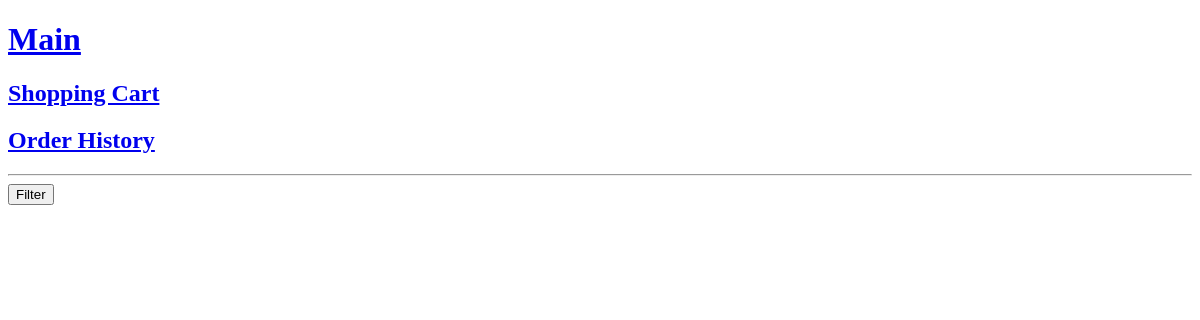
Page /specifications/7 on the earlier database version.
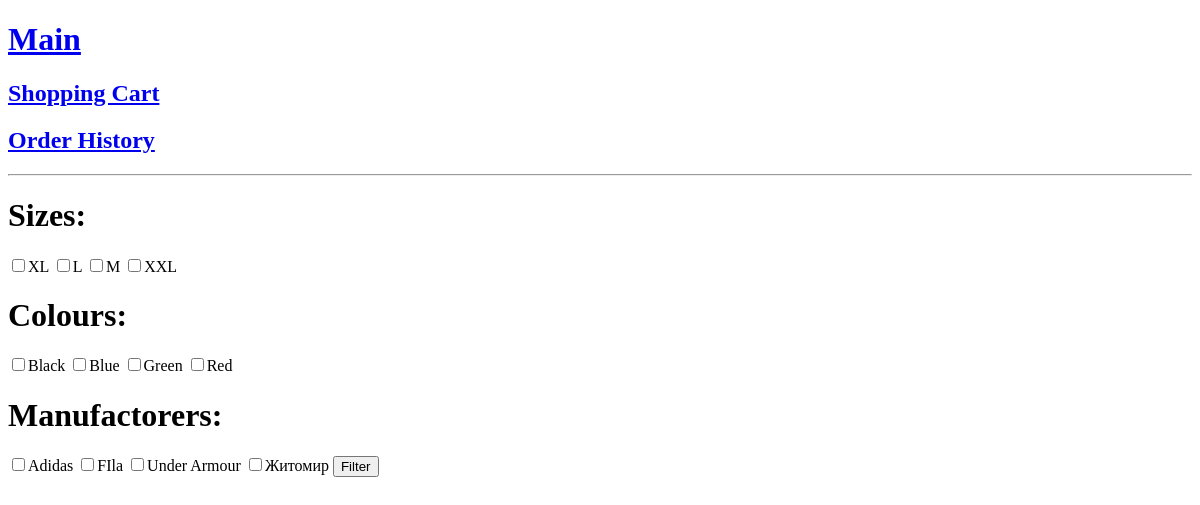
Same page on the later database version.
### specifications/models.py (models this page shows, shortened)
class SpecificationPreset(models.Model):
    name = models.CharField(max_length=516)
    category = models.ForeignKey('main.Category', on_delete=models.CASCADE, null=True, related_name='cat')
    is_filter = models.BooleanField(default=True)

### main/views.py (the view)
# urls.py: path('specifications/<int:id>', main_views.category_specs, name='specifications'),
def category_specs(request, id):
    category = Category.objects.get(id=id)
    return render(request, 'specifications.html', {'category': category})

### main/models.py (called while the page is built)
    def __str__(self):
        return self.name

### main/templatetags/specification_tags.py (called while the page is built)
@register.simple_tag
def get_specifications(name, cat):
    specs = Specification.objects.filter(name__name=name, name__category__name=cat).values('specification').distinct()
    return specs

@register.simple_tag(takes_context=True)
def get_specs_dictionary(context):
    res = {}
    request = context['request'].GET.copy()
    for key in request:
        if key != 'page' and key != 'q':
            res[f'{key}'] = request.getlist(f'{key}')
    return res

### templates/specifications.html
{% extends 'base/base.html' %}
{% load specification_tags %}
{% block content %}
    {% get_specs_dictionary as dict %}
    <form action="{% url 'category-products' category.id %}" method="get">
        {% for spec in category.cat.all %}
            {% if spec.is_filter %}
                <h1>{{ spec.name }}s:</h1>
                {% get_specifications spec.name category as specs %}
                {% for spec1 in specs %}
                    {% if spec.name in dict %}
                        {% check_if_checked spec.name spec1.specification dict as is_checked %}
                    {% endif %}
                    <input type="checkbox" name="{{ spec.name }}" value="{{ spec1.specification }}" {% if is_checked %}checked{% endif %}>{{ spec1.specification }}
                {% endfor %}
            {% endif %}
        {% endfor %}
        <button type="submit">Filter</button>
    </form>
{% endblock %}

Differences in the rows shown:
now on this page (row edited): SpecificationPreset: name "Size", specification "XL" "L" "M" "XXL"
now on this page (row edited): SpecificationPreset: name "Colour", specification "Black" "Blue" "Green" "Red"
now on this page (row edited): SpecificationPreset: name "Manufactorer", specification "Adidas" "FIla" "Under Armour" "Житомир"
